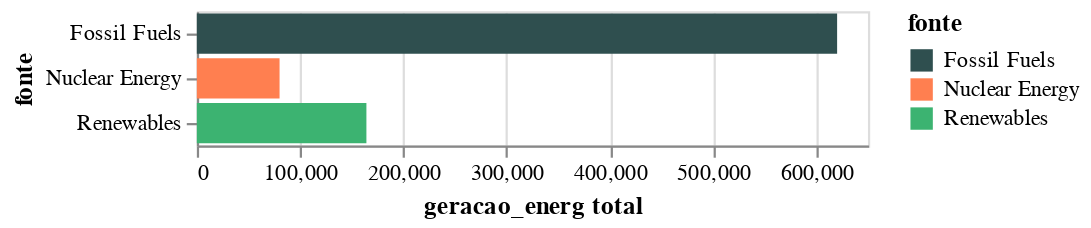

The cell this chart's notebook holds for it:
### Markdown cell above
Criamos então um gráfico de barras com a contribuição enegética total de cada fonte durante o período de 17 anos, para isso usamos `'sum(geracao_energ):Q'`.

Para usarmos a nova escala de cores, definimos o atributo `scale` de `alt.Color()` como abaixo:

### Code cell
alt.Chart(df).mark_bar().encode(
    alt.X('sum(geracao_energ):Q', title='geracao_energ total'),
    alt.Y('fonte:N'),
    alt.Color('fonte', scale=colors),
)

### Figure 1 — Vega-Lite specification as saved in the notebook (floating-point values rounded to 4 significant figures)
{"config": {"view": {"continuousWidth": 300, "continuousHeight": 300}}, "data": {"name": "data-660282cf28cc0a30f77a1a6c047ab456"}, "mark": {"type": "bar"}, "encoding": {"color": {"field": "fonte", "scale": {"domain": ["Fossil Fuels", "Nuclear Energy", "Renewables"], "range": ["darkslategrey", "coral", "mediumseagreen"]}, "type": "nominal"}, "x": {"aggregate": "sum", "field": "geracao_energ", "title": "geracao_energ total", "type": "quantitative"}, "y": {"field": "fonte", "type": "nominal"}}, "$schema": "https://vega.github.io/schema/vega-lite/v5.20.1.json", "datasets": {"data-660282cf28cc0a30f77a1a6c047ab456": [{"ano": "2001-01-01T00:00:00", "fonte": "Fossil Fuels", "geracao_energ": 35361}, {"ano": "2002-01-01T00:00:00", "fonte": "Fossil Fuels", "geracao_energ": 35991}, {"ano": "2003-01-01T00:00:00", "fonte": "Fossil Fuels", "geracao_energ": 36234}, {"ano": "2004-01-01T00:00:00", "fonte": "Fossil Fuels", "geracao_energ": 36205}, {"ano": "2005-01-01T00:00:00", "fonte": "Fossil Fuels", "geracao_energ": 36883}, {"ano": "2006-01-01T00:00:00", "fonte": "Fossil Fuels", "geracao_energ": 37014}, {"ano": "2007-01-01T00:00:00", "fonte": "Fossil Fuels", "geracao_energ": 41389}, {"ano": "2008-01-01T00:00:00", "fonte": "Fossil Fuels", "geracao_energ": 42734}, {"ano": "2009-01-01T00:00:00", "fonte": "Fossil Fuels", "geracao_energ": 38620}, {"ano": "2010-01-01T00:00:00", "fonte": "Fossil Fuels", "geracao_energ": 42750}, {"ano": "2011-01-01T00:00:00", "fonte": "Fossil Fuels", "geracao_energ": 39361}, {"ano": "2012-01-01T00:00:00", "fonte": "Fossil Fuels", "geracao_energ": 37379}, {"ano": "2013-01-01T00:00:00", "fonte": "Fossil Fuels", "geracao_energ": 34873}, {"ano": "2014-01-01T00:00:00", "fonte": "Fossil Fuels", "geracao_energ": 35250}, {"ano": "2015-01-01T00:00:00", "fonte": "Fossil Fuels", "geracao_energ": 32319}, {"ano": "2016-01-01T00:00:00", "fonte": "Fossil Fuels", "geracao_energ": 28437}, {"ano": "2017-01-01T00:00:00", "fonte": "Fossil Fuels", "geracao_energ": 29329}, {"ano": "2001-01-01T00:00:00", "fonte": "Nuclear Energy", "geracao_energ": 3853}, {"ano": "2002-01-01T00:00:00", "fonte": "Nuclear Energy", "geracao_energ": 4574}, {"ano": "2003-01-01T00:00:00", "fonte": "Nuclear Energy", "geracao_energ": 3988}, {"ano": "2004-01-01T00:00:00", "fonte": "Nuclear Energy", "geracao_energ": 4929}, {"ano": "2005-01-01T00:00:00", "fonte": "Nuclear Energy", "geracao_energ": 4538}, {"ano": "2006-01-01T00:00:00", "fonte": "Nuclear Energy", "geracao_energ": 5095}, {"ano": "2007-01-01T00:00:00", "fonte": "Nuclear Energy", "geracao_energ": 4519}, {"ano": "2008-01-01T00:00:00", "fonte": "Nuclear Energy", "geracao_energ": 5282}, {"ano": "2009-01-01T00:00:00", "fonte": "Nuclear Energy", "geracao_energ": 4679}, {"ano": "2010-01-01T00:00:00", "fonte": "Nuclear Energy", "geracao_energ": 4451}, {"ano": "2011-01-01T00:00:00", "fonte": "Nuclear Energy", "geracao_energ": 5215}, {"ano": "2012-01-01T00:00:00", "fonte": "Nuclear Energy", "geracao_energ": 4347}, {"ano": "2013-01-01T00:00:00", "fonte": "Nuclear Energy", "geracao_energ": 5321}, {"ano": "2014-01-01T00:00:00", "fonte": "Nuclear Energy", "geracao_energ": 4152}, {"ano": "2015-01-01T00:00:00", "fonte": "Nuclear Energy", "geracao_energ": 5243}, {"ano": "2016-01-01T00:00:00", "fonte": "Nuclear Energy", "geracao_energ": 4703}, {"ano": "2017-01-01T00:00:00", "fonte": "Nuclear Energy", "geracao_energ": 5214}, {"ano": "2001-01-01T00:00:00", "fonte": "Renewables", "geracao_energ": 1437}, {"ano": "2002-01-01T00:00:00", "fonte": "Renewables", "geracao_energ": 1963}, {"ano": "2003-01-01T00:00:00", "fonte": "Renewables", "geracao_energ": 1885}, {"ano": "2004-01-01T00:00:00", "fonte": "Renewables", "geracao_energ": 2102}, {"ano": "2005-01-01T00:00:00", "fonte": "Renewables", "geracao_energ": 2724}, {"ano": "2006-01-01T00:00:00", "fonte": "Renewables", "geracao_energ": 3364}, {"ano": "2007-01-01T00:00:00", "fonte": "Renewables", "geracao_energ": 3870}, {"ano": "2008-01-01T00:00:00", "fonte": "Renewables", "geracao_energ": 5070}, {"ano": "2009-01-01T00:00:00", "fonte": "Renewables", "geracao_energ": 8560}, {"ano": "2010-01-01T00:00:00", "fonte": "Renewables", "geracao_energ": 10308}, {"ano": "2011-01-01T00:00:00", "fonte": "Renewables", "geracao_energ": 11795}, {"ano": "2012-01-01T00:00:00", "fonte": "Renewables", "geracao_energ": 14949}, {"ano": "2013-01-01T00:00:00", "fonte": "Renewables", "geracao_energ": 16476}, {"ano": "2014-01-01T00:00:00", "fonte": "Renewables", "geracao_energ": 17452}, {"ano": "2015-01-01T00:00:00", "fonte": "Renewables", "geracao_energ": 19091}, {"ano": "2016-01-01T00:00:00", "fonte": "Renewables", "geracao_energ": 21241}, {"ano": "2017-01-01T00:00:00", "fonte": "Renewables", "geracao_energ": 21933}]}}
